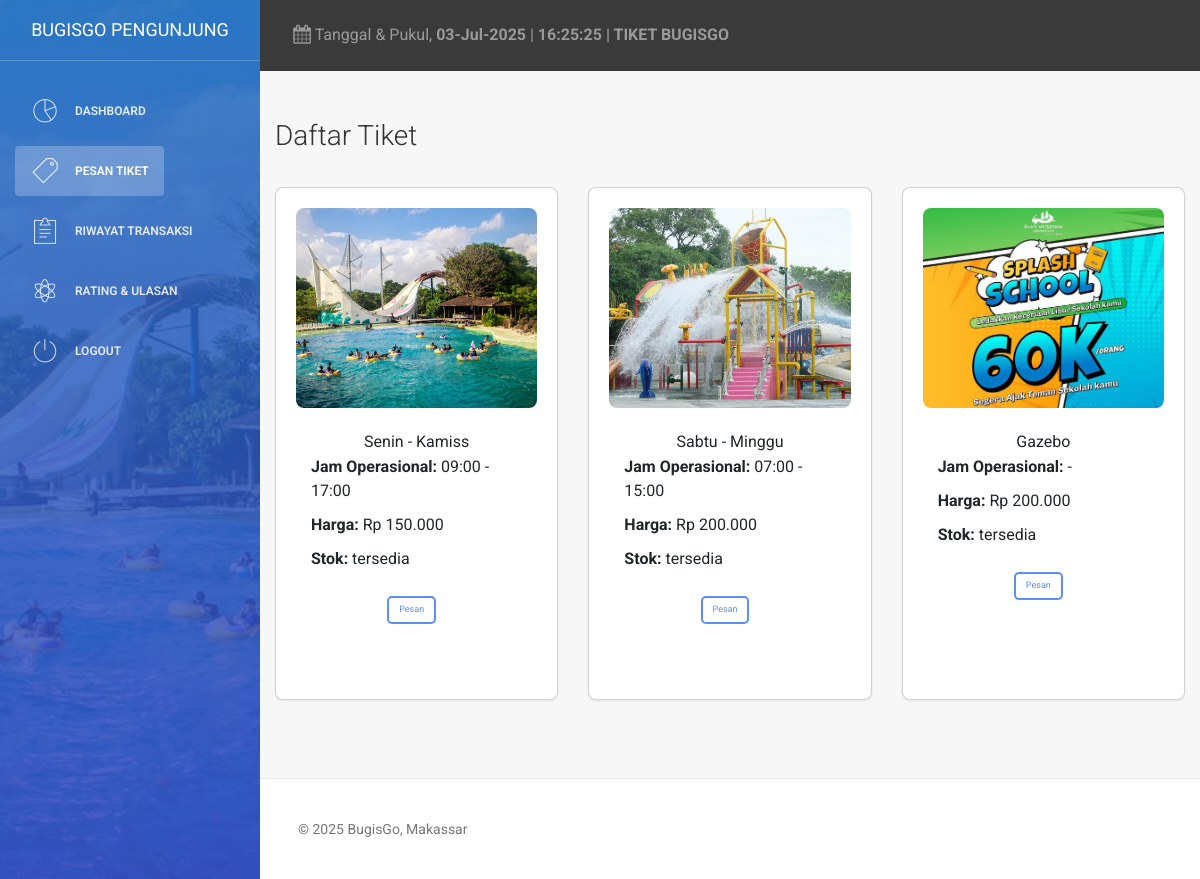
The page /admin/pesan_tiket.php (signed in) on the database its author committed.
### tables this page shows
CREATE TABLE `tiket` (
  `tiketID` int(11) NOT NULL,
  `namaWahana` varchar(100) NOT NULL,
  `harga` double NOT NULL,
  `jamOperasional` varchar(50) NOT NULL,
  `status` enum('tersedia','habis') NOT NULL
);

### admin/pesan_tiket.php (the view, shortened to what this page needs)
<?php
include('koneksi.php');
?>
<!DOCTYPE html>
<html lang="id">
<head>
    <link rel="stylesheet" href="assets/css/dashboard.css">
    <link href="https://cdn.jsdelivr.net/npm/bootstrap@5.3.0-alpha1/dist/css/bootstrap.min.css" rel="stylesheet" />
    <link href="assets/css/bootstrap.min.css" rel="stylesheet" />
    <link href="assets/css/animate.min.css" rel="stylesheet" />
    <link href="assets/css/light-bootstrap-dashboard.css?v=1.4.0" rel="stylesheet" />
    <link href="assets/css/demo.css" rel="stylesheet" />
    <link href="http://maxcdn.bootstrapcdn.com/font-awesome/4.2.0/css/font-awesome.min.css" rel="stylesheet">
    <link href="assets/css/pe-icon-7-stroke.css" rel="stylesheet" />
</head>
<body>
<div class="wrapper">
    <div class="sidebar" data-color="blue" data-image="images/bugisgo.jpg">
        <div class="sidebar-wrapper">
            <div class="logo">
                <a href="pengunjung_dashboard.php" class="simple-text">BugisGo Pengunjung</a>
            </div>
            <ul class="nav">
                <?php if ($_SESSION['role'] == 'pengunjung') { ?>
                    <li><a href="pengunjung_dashboard.php"><i class="pe-7s-graph"></i><p>Dashboard</p></a></li>
                    <li class="active"><a href="pesan_tiket.php"><i class="pe-7s-ticket"></i><p>Pesan Tiket</p></a></li>
                    <li><a href="riwayat_transaksi.php"><i class="pe-7s-note2"></i><p>Riwayat Transaksi</p></a></li>
                    <li><a href="ulasan.php"><i class="pe-7s-science"></i><p>Rating & Ulasan</p></a></li>
                <?php } ?>
                <li><a href="logout.php"><i class="pe-7s-power"></i><p>Logout</p></a></li>
            </ul>
        </div>
    </div>
    <div class="main-panel">
        <nav class="navbar navbar-default navbar-fixed">
            <div class="container-fluid">
                <div class="collapse navbar-collapse">
                    <ul class="nav navbar-nav navbar-left">
                        <li>
                            <a href="#">
                                <i class="fa fa-calendar"></i>
                                <?php
                                echo "Tanggal & Pukul, <b>" . date("d-M-Y") . "</b> | <b>" . date("H:i:s") . " | TIKET BUGISGO</b>";
                                ?>
                            </a>
                        </li>
                    </ul>
                </div>
            </div>
        </nav>
        <div class="content">
            <div class="container-fluid">
                <h3 class="mb-4">Daftar Tiket</h3>
                <?php
                $query = "SELECT * FROM tiket";
                $result = mysqli_query($conn, $query);
                if (mysqli_num_rows($result) > 0) {
                    echo '<div class="row">';
                    $gambarList = [
                        './images/bugisgo.jpg',
                        './images/bugis.webp',
                        './images/Promo.jpeg'
                    ];
                    $i = 0;
                    while ($row = mysqli_fetch_assoc($result)) {
                        $gambarPath = isset($gambarList[$i]) ? $gambarList[$i] : './images/default.jpg';
                        echo '<div class="col-md-4 mb-4">';
                        echo '  <div class="card shadow-sm h-100">';
                        echo '      <img src="' . $gambarPath . '" class="card-img-top" alt="gambar wahana" style="height: 200px; object-fit: cover;">';
                        echo '      <div class="card-body">';
                        echo '          <h5 class="card-title text-center">' . htmlspecialchars($row['namaWahana']) . '</h5>';
                        echo '          <p class="card-text"><strong>Jam Operasional:</strong> ' . htmlspecialchars($row['jamOperasional']) . '</p>';
                        echo '          <p class="card-text"><strong>Harga:</strong> Rp ' . number_format($row['harga'], 0, ',', '.') . '</p>';
                        echo '          <p class="card-text"><strong>Stok:</strong> ' . htmlspecialchars($row['status']) . '</p>';
                        echo '          <div class="text-center">';
                        echo '              <a href="#" class="btn btn-primary btn-sm pesan-btn" data-toggle="modal" data-target="#modalPesanTiket" data-id="' . $row['tiketID'] . '" data-nama="' . htmlspecialchars($row['namaWahana']) . '"data-harga="' . $row['harga'] .'">Pesan</a>';
                        echo '          </div>';
                        echo '      </div>';
                        echo '  </div>';
                        echo '</div>';
                        $i++;
                    }
                    echo '</div>';
                }
                ?>
            </div>
        </div>
<footer class="footer">
    <div class="container-fluid">
        <p class="copyright pull-left">
            &copy; <script>document.write(new Date().getFullYear())</script> BugisGo, Makassar
        </p>
    </div>
</footer>
</div>
</div>
</body>
</html>

### admin/assets/css/dashboard.css (style rules this page uses)
body, .container-fluid { padding: 0; margin: 0; }
.card img { width: 100%; height: 200px; object-fit: cover; border-radius: 8px; }
.card { margin-bottom: 20px; border-radius: 8px; }
.sidebar { position: fixed; top: 0; bottom: 0; right: auto; left: 0; width: 260px; display: block; z-index: 1; color: #fff; font-weight: 200; background-size: cover; background-position: center center; }
.sidebar .sidebar-wrapper { position: relative; max-height: calc(100vh - 75px); min-height: 100%; overflow: auto; width: 260px; z-index: 4; padding-bottom: 100px; }
.sidebar .logo { padding: 10px 15px; border-bottom: 1px solid rgba(255, 255, 255, 0.2); }
.sidebar .logo .simple-text { text-transform: uppercase; padding: 5px 0px; display: block; font-size: 18px; color: #FFFFFF; text-align: center; font-weight: 400; line-height: 30px; }
.sidebar .nav { margin-top: 20px; float: none; }
.sidebar .nav li > a { color: #FFFFFF; margin: 5px 15px; opacity: .86; border-radius: 4px; display: block; }
.sidebar .nav li.active > a { color: #FFFFFF; opacity: 1; background: rgba(255, 255, 255, 0.23); }
.sidebar .nav p { margin: 0; line-height: 30px; font-size: 12px; font-weight: 600; text-transform: uppercase; margin-left: 45px; }
.sidebar .nav i { font-size: 28px; float: left; margin-right: 15px; line-height: 30px; width: 30px; text-align: center; }
.sidebar:after, .sidebar:before { display: block; content: ""; position: absolute; width: 100%; height: 100%; top: 0; left: 0; z-index: 2; }
.sidebar:before { opacity: .33; background: #000000; }
.sidebar:after { background: #787878; background: -moz-linear-gradient(top, #787878 0%, #343434 100%); background: -webkit-gradient(linear, left top, left bottom, color-stop(0%, #787878), color-stop(100%, #343434)); background: -webkit-linear-gradient(top, #787878 0%, #343434 100%); background: -o-linear-gradient(top, #787878 0%, #343434 100%); background: -ms-linear-gradient(top, #787878 0%, #343434 100%); background: linear-gradient(to bottom, #787878 0%, #343434 100%); background-size: 150% 150%; z-index: 3; opacity: 1; }
.sidebar[data-image]:after, .sidebar.has-image:after { opacity: .77; }
.sidebar[data-color="blue"]:after { background: #1F77D0; background: -moz-linear-gradient(top, #1F77D0 0%, #533ce1 100%); background: -webkit-gradient(linear, left top, left bottom, color-stop(0%, #1F77D0), color-stop(100%, #533ce1)); background: -webkit-linear-gradient(top, #1F77D0 0%, #533ce1 100%); background: -o-linear-gradient(top, #1F77D0 0%, #533ce1 100%); background: -ms-linear-gradient(top, #1F77D0 0%, #533ce1 100%); background: linear-gradient(to bottom, #1F77D0 0%, #533ce1 100%); background-size: 150% 150%; }
.main-panel { position: relative; z-index: 2; float: right; width: calc(100% - 260px); }
.main-panel > .content { padding: 30px 15px; min-height: calc(100% - 123px); }
.main-panel > .footer { border-top: 1px solid #e7e7e7; }
.main-panel .navbar { margin-bottom: 0; }
.sidebar, .main-panel { max-height: 100%; height: 100%; -webkit-transition-property: top,bottom; transition-property: top,bottom; -webkit-transition-duration: .2s,.2s; transition-duration: .2s,.2s; -webkit-transition-timing-function: linear,linear; transition-timing-function: linear,linear; -webkit-overflow-scrolling: touch; }
.btn-sm { padding: 5px 10px; font-size: 0.9rem; }
footer { margin-top: 30px; text-align: center; background-color: #f1f1f1; padding: 20px; }
.navbar { background-color: #3a3a3a; color: white; }

### admin/assets/css/demo.css (style rules this page uses)
.card { max-width: 600px; margin: 20px auto; padding: 20px; box-shadow: 0 4px 8px rgba(0,0,0,0.1); border-radius: 8px; }
.card-body { padding: 15px; }
.btn { padding: 10px 20px; margin-top: 15px; border-radius: 5px; }
.btn-primary, .btn-secondary { width: auto; margin-right: 10px; }
body, .container-fluid { padding: 0; margin: 0; }
.card img { width: 100%; height: 200px; object-fit: cover; border-radius: 8px; }
.card { margin-bottom: 20px; border-radius: 8px; }
.btn-sm { padding: 5px 10px; font-size: 0.9rem; }
footer { margin-top: 30px; text-align: center; background-color: #f1f1f1; padding: 20px; }
.navbar { background-color: #3a3a3a; color: white; }

### rows shown on the page
tiket: shows a picture, namaWahana "Senin - Kamiss", jamOperasional "09:00 - 17:00", harga "150.000", status "tersedia"
tiket: shows a picture, namaWahana "Sabtu - Minggu", jamOperasional "07:00 - 15:00", harga "200.000", status "tersedia"
tiket: shows a picture, namaWahana "Gazebo", jamOperasional "-", harga "200.000", status "tersedia"
